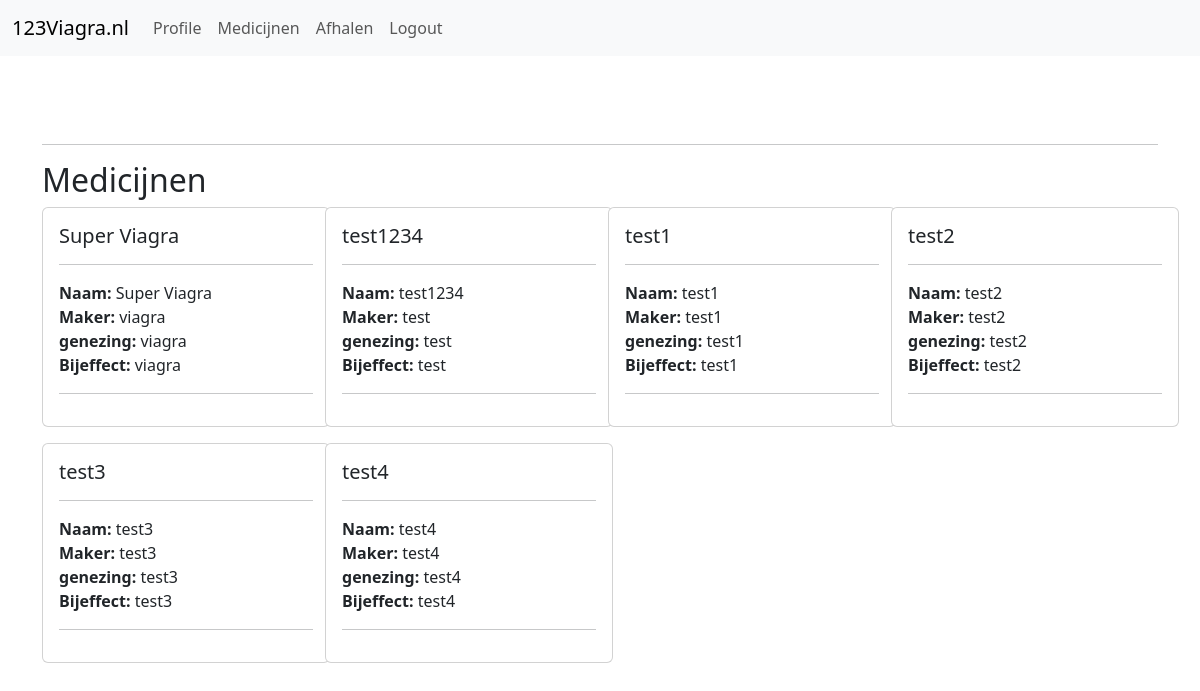
Page /medicijnen/ (signed in) on the committed database.
### base/models.py (models this page shows, shortened)
class Medicine(models.Model):
    name = models.CharField(max_length=100)
    manufacturer = models.CharField(max_length=100)
    cures = models.TextField()
    sideEffects = models.TextField()

### base/views.py (the view)
# urls.py: path("medicijnen/", views.medicijnen, name="medicijnen"),
@login_required
def medicijnen(request):
    medicijnenlijst = Medicine.objects.all()
    if request.method == "POST":
        form = medicijnForm(request.POST)
        if form.is_valid():
            form.save()
            return redirect("medicijnen")
    else:
        form = medicijnForm()
    context = {'medicijnen': medicijnenlijst, "form": form}
    return render(request, "base/medicijnen.html", context)

### base/templates/base/medicijnen.html (shortened to what this page needs)
{% extends 'base/base.html' %}
{% block content %}
    <br>
    <hr>
    <h2>Medicijnen</h2>
    <div class="row row-cols-xl-4 row-cols-md-3 row-cols-sm-1 g-3">
        {% for medicijn in medicijnen %}
            <div class="col">
                <div class="card" style="width: 18rem;">
                    <div class="card-body">
                        <h5 class="card-title">{{ medicijn.name }}</h5>
                        <hr>
                        <strong>Naam:</strong> {{ medicijn.name }} <br>
                        <strong>Maker:</strong> {{ medicijn.manufacturer }} <br>
                        <strong>genezing:</strong> {{ medicijn.cures }} <br>
                        <strong>Bijeffect:</strong> {{ medicijn.sideEffects }} <br>
                        <hr>
                    </div>
                </div>
            </div>
        {% endfor %}
    </div>
{% endblock %}

### rows in the picture
Medicine: name "Super Viagra", manufacturer "viagra", cures "viagra", sideEffects "viagra"
Medicine: name "test1234", manufacturer "test", cures "test", sideEffects "test"
Medicine: name "test1", manufacturer "test1", cures "test1", sideEffects "test1"
Medicine: name "test2", manufacturer "test2", cures "test2", sideEffects "test2"
Medicine: name "test3", manufacturer "test3", cures "test3", sideEffects "test3"
Medicine: name "test4", manufacturer "test4", cures "test4", sideEffects "test4"
